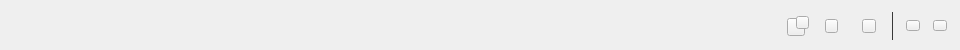
<?xml version="1.0" encoding="UTF-8"?>
<ui version="4.0">
 <class>TitleBar</class>
 <widget class="QWidget" name="TitleBar">
  <property name="geometry">
   <rect>
    <x>0</x>
    <y>0</y>
    <width>960</width>
    <height>50</height>
   </rect>
  </property>
  <property name="font">
   <font>
    <family>微软雅黑</family>
    <pointsize>12</pointsize>
   </font>
  </property>
  <property name="windowTitle">
   <string>Form</string>
  </property>
  <widget class="QToolButton" name="minBtn">
   <property name="geometry">
    <rect>
     <x>906</x>
     <y>20</y>
     <width>14</width>
     <height>11</height>
    </rect>
   </property>
   <property name="cursor">
    <cursorShape>PointingHandCursor</cursorShape>
   </property>
   <property name="focusPolicy">
    <enum>Qt::NoFocus</enum>
   </property>
   <property name="text">
    <string/>
   </property>
  </widget>
  <widget class="QToolButton" name="closeBtn">
   <property name="geometry">
    <rect>
     <x>933</x>
     <y>20</y>
     <width>14</width>
     <height>11</height>
    </rect>
   </property>
   <property name="cursor">
    <cursorShape>PointingHandCursor</cursorShape>
   </property>
   <property name="focusPolicy">
    <enum>Qt::NoFocus</enum>
   </property>
   <property name="text">
    <string/>
   </property>
  </widget>
  <widget class="QToolButton" name="menuBtn">
   <property name="geometry">
    <rect>
     <x>862</x>
     <y>19</y>
     <width>14</width>
     <height>14</height>
    </rect>
   </property>
   <property name="cursor">
    <cursorShape>PointingHandCursor</cursorShape>
   </property>
   <property name="focusPolicy">
    <enum>Qt::NoFocus</enum>
   </property>
   <property name="text">
    <string/>
   </property>
  </widget>
  <widget class="QToolButton" name="newsBtn">
   <property name="geometry">
    <rect>
     <x>787</x>
     <y>18</y>
     <width>18</width>
     <height>18</height>
    </rect>
   </property>
   <property name="cursor">
    <cursorShape>PointingHandCursor</cursorShape>
   </property>
   <property name="focusPolicy">
    <enum>Qt::NoFocus</enum>
   </property>
   <property name="text">
    <string/>
   </property>
  </widget>
  <widget class="QToolButton" name="newsBtn2">
   <property name="geometry">
    <rect>
     <x>796</x>
     <y>16</y>
     <width>13</width>
     <height>13</height>
    </rect>
   </property>
   <property name="font">
    <font>
     <pointsize>8</pointsize>
     <weight>75</weight>
     <bold>true</bold>
    </font>
   </property>
   <property name="cursor">
    <cursorShape>PointingHandCursor</cursorShape>
   </property>
   <property name="focusPolicy">
    <enum>Qt::NoFocus</enum>
   </property>
   <property name="text">
    <string/>
   </property>
  </widget>
  <widget class="QLabel" name="logoLabel">
   <property name="geometry">
    <rect>
     <x>22</x>
     <y>10</y>
     <width>101</width>
     <height>28</height>
    </rect>
   </property>
   <property name="text">
    <string/>
   </property>
  </widget>
  <widget class="QToolButton" name="lockBtn">
   <property name="geometry">
    <rect>
     <x>825</x>
     <y>19</y>
     <width>13</width>
     <height>14</height>
    </rect>
   </property>
   <property name="cursor">
    <cursorShape>PointingHandCursor</cursorShape>
   </property>
   <property name="focusPolicy">
    <enum>Qt::NoFocus</enum>
   </property>
   <property name="text">
    <string/>
   </property>
  </widget>
  <widget class="QLabel" name="divLineLabel_2">
   <property name="geometry">
    <rect>
     <x>892</x>
     <y>12</y>
     <width>1</width>
     <height>28</height>
    </rect>
   </property>
   <property name="styleSheet">
    <string notr="true">background-color: rgb(57,57,57);</string>
   </property>
   <property name="text">
    <string/>
   </property>
  </widget>
 </widget>
 <resources/>
 <connections/>
</ui>
